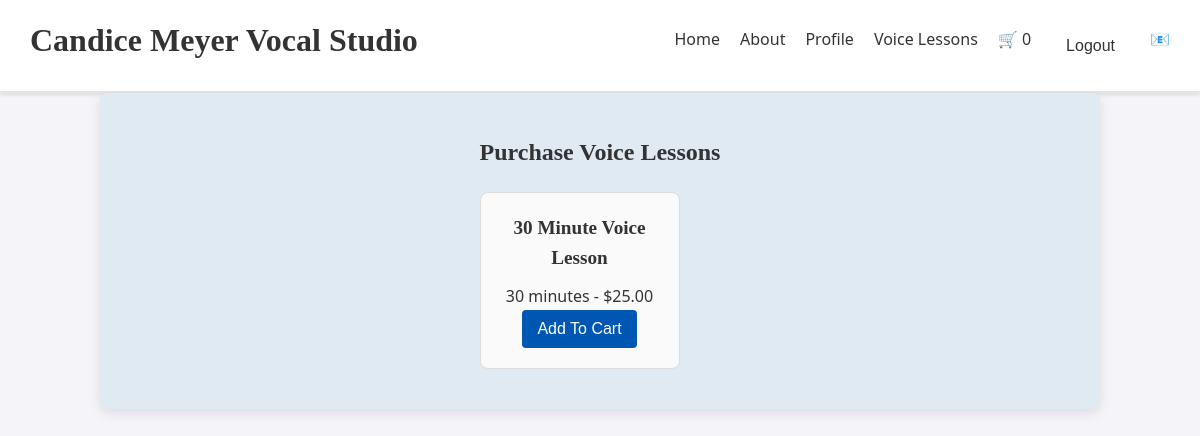
The page /store/ (signed in) on the database as committed earlier.
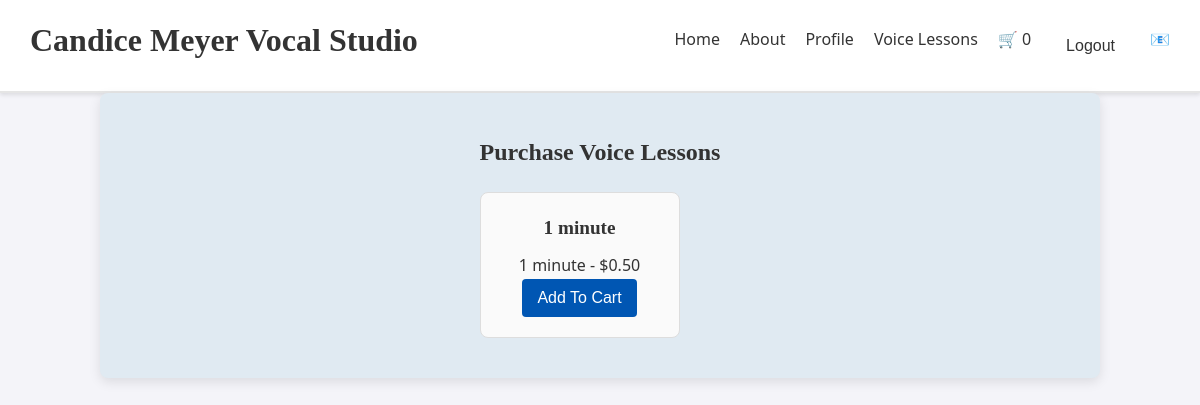
The same page on the database as committed later.
### lessons/models.py (models this page shows, shortened)
class LessonType(models.Model):
    name = models.CharField(max_length=100, default="Default Name")
    duration = models.CharField(max_length=20, choices=[
        ('20', '20 minutes'),
        ('30', '30 minutes'),
        ('45', '45 minutes'),
        ('60', '60 minutes'),
        ('1', '1 minute')
    ])
    price = models.DecimalField(max_digits=6, decimal_places=2)
    sale_price = models.DecimalField(max_digits=6, decimal_places=2, null=True, blank=True)
    description = models.TextField(default="No description")
    def is_on_sale(self):
        return self.sale_price is not None and self.sale_price < self.price

### lessons/views.py (the view)
# urls.py: path('store/', views.store_view, name='store'),  # Store listing all available lessons
def store_view(request):
    student_profile = StudentProfile.objects.get(user=request.user)
    filtered_lessons = LessonType.objects.filter(duration=student_profile.lesson_duration)
    if not filtered_lessons.exists():
        lessons = LessonType.objects.all()
    else:
        lessons = filtered_lessons
    return render(request, 'lessons/store.html', {'lessons': lessons})

### lessons/templates/lessons/store.html (shortened to what this page needs)
{% extends 'lessons/base.html' %}
{% load static %}
{% block content %}
<h2>Purchase Voice Lessons</h2>
<div class="lesson-grid">
    {% for lesson in lessons %}
    <div class="lesson-card">
        <h3>{{ lesson.name }}</h3>
        <p>{{ lesson.get_duration_display }} -
            {% if lesson.is_on_sale %}
                <span class="sale-price">${{ lesson.sale_price }}</span>
                <span class="original-price">${{ lesson.price }}</span>
            {% else %}
                ${{ lesson.price }}
            {% endif %}
        </p>
        <form action="{% url 'add_to_cart' lesson.id %}" method="post">
            <button type="submit">Add To Cart</button>
        </form>
    </div>
    {% endfor %}
</div>
{% endblock %}

Rows that differ between the two databases and show on the page:
no longer on this page (row unchanged): LessonType: name "30 Minute Voice Lesson", duration "30 minutes", price "25.00"
added LessonType: name "1 minute", duration "1 minute", price "0.50"
